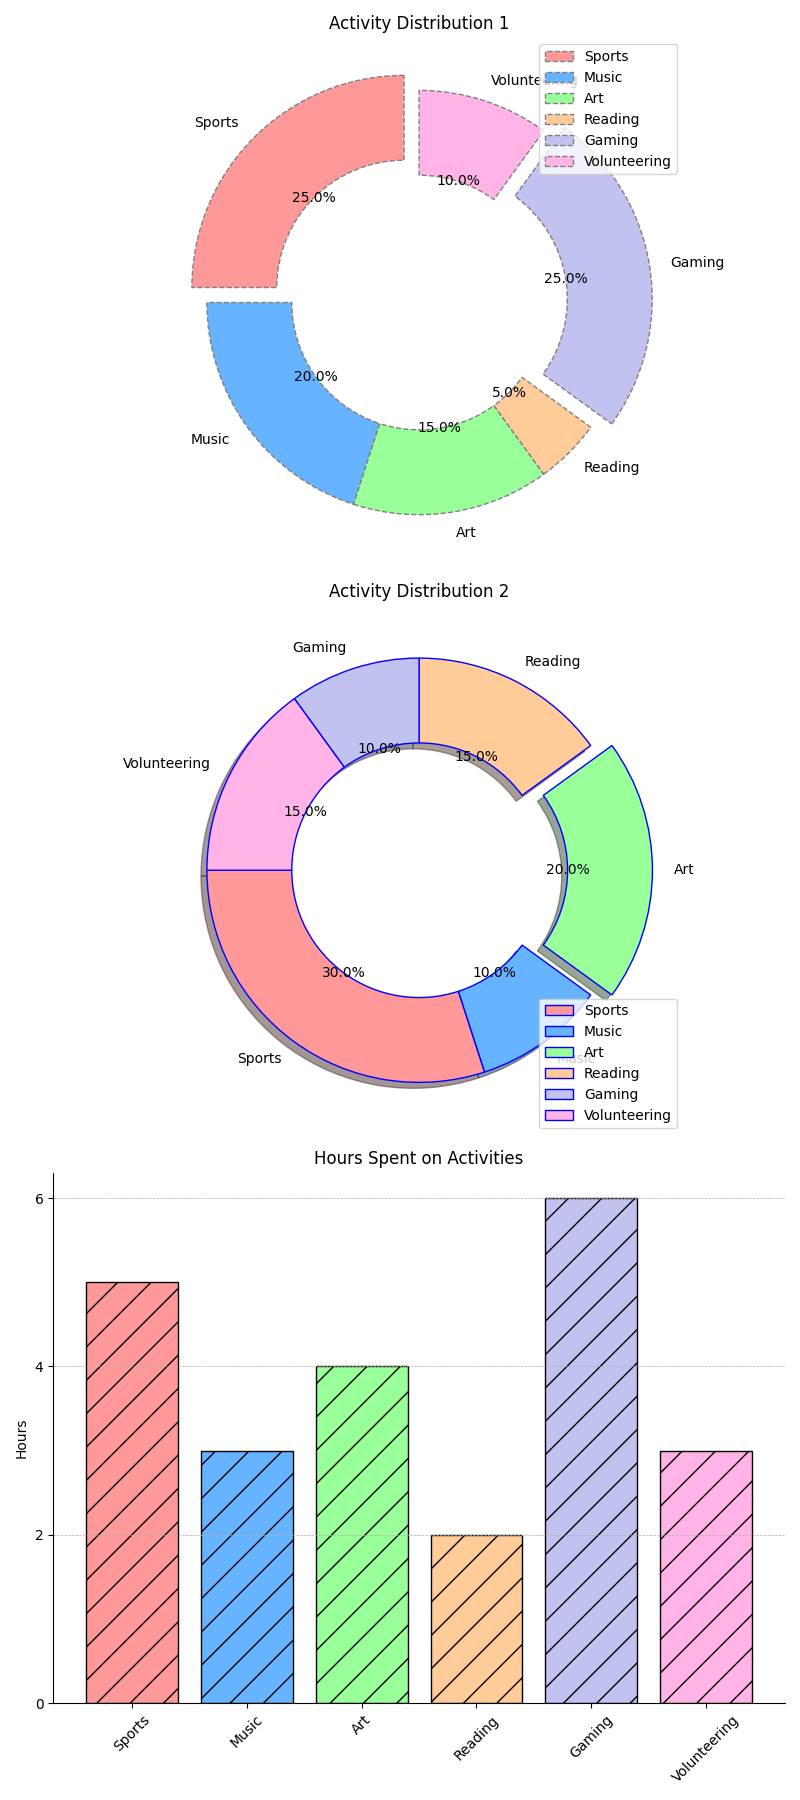

Write Python code to recreate this figure.
import matplotlib.pyplot as plt

activities = ['Sports', 'Music', 'Art', 'Reading', 'Gaming', 'Volunteering']
percentages1 = [25, 20, 15, 5, 25, 10]  # Data for the first pie chart
percentages2 = [30, 10, 20, 15, 10, 15]  # Data for the second pie chart
hours_spent = [5, 3, 4, 2, 6, 3]  # Data for the bar chart
colors = ['#ff9999', '#66b3ff', '#99ff99', '#ffcc99', '#c2c2f0', '#ffb3e6']
explode1 = (0.1, 0, 0, 0, 0.1, 0)  # Changed explosion for slices
explode2 = (0, 0, 0.1, 0, 0, 0)  # Changed explosion for slices

fig, (ax1, ax2, ax3) = plt.subplots(3, 1, figsize=(8, 18))

# First pie chart
ax1.pie(
    percentages1,
    explode=explode1,
    labels=activities,
    colors=colors,
    autopct='%1.1f%%',  # Show percentage
    startangle=90,  # Alter start angle
    wedgeprops=dict(edgecolor='gray', linestyle='--', width=0.4),  # Change edge color and line style
    shadow=False
)
ax1.set_title('Activity Distribution 1')
ax1.legend(loc='upper right')  # Add legend

# Second pie chart
ax2.pie(
    percentages2,
    explode=explode2,
    labels=activities,
    colors=colors,
    autopct='%1.1f%%',  # Show percentage
    startangle=180,  # Different start angle
    wedgeprops=dict(edgecolor='blue', linestyle='-', width=0.4),  # Alter edge color and line style
    shadow=True
)
ax2.set_title('Activity Distribution 2')
ax2.legend(loc='lower right')  # Add legend

# Bar chart
ax3.bar(activities, hours_spent, color=colors, edgecolor='black', hatch='/')  # Add hatch to bars
ax3.set_xticklabels(activities, rotation=45, fontsize=10)
ax3.set_yticks(range(0, 8, 2))  # Set Y-tick positions
ax3.grid(True, which='major', axis='y', linestyle='--', linewidth=0.5)  # Add gridlines to the bar chart
ax3.set_ylabel('Hours')
ax3.set_title('Hours Spent on Activities')
ax3.spines['top'].set_visible(False)
ax3.spines['right'].set_visible(False)

plt.tight_layout()
plt.show()
